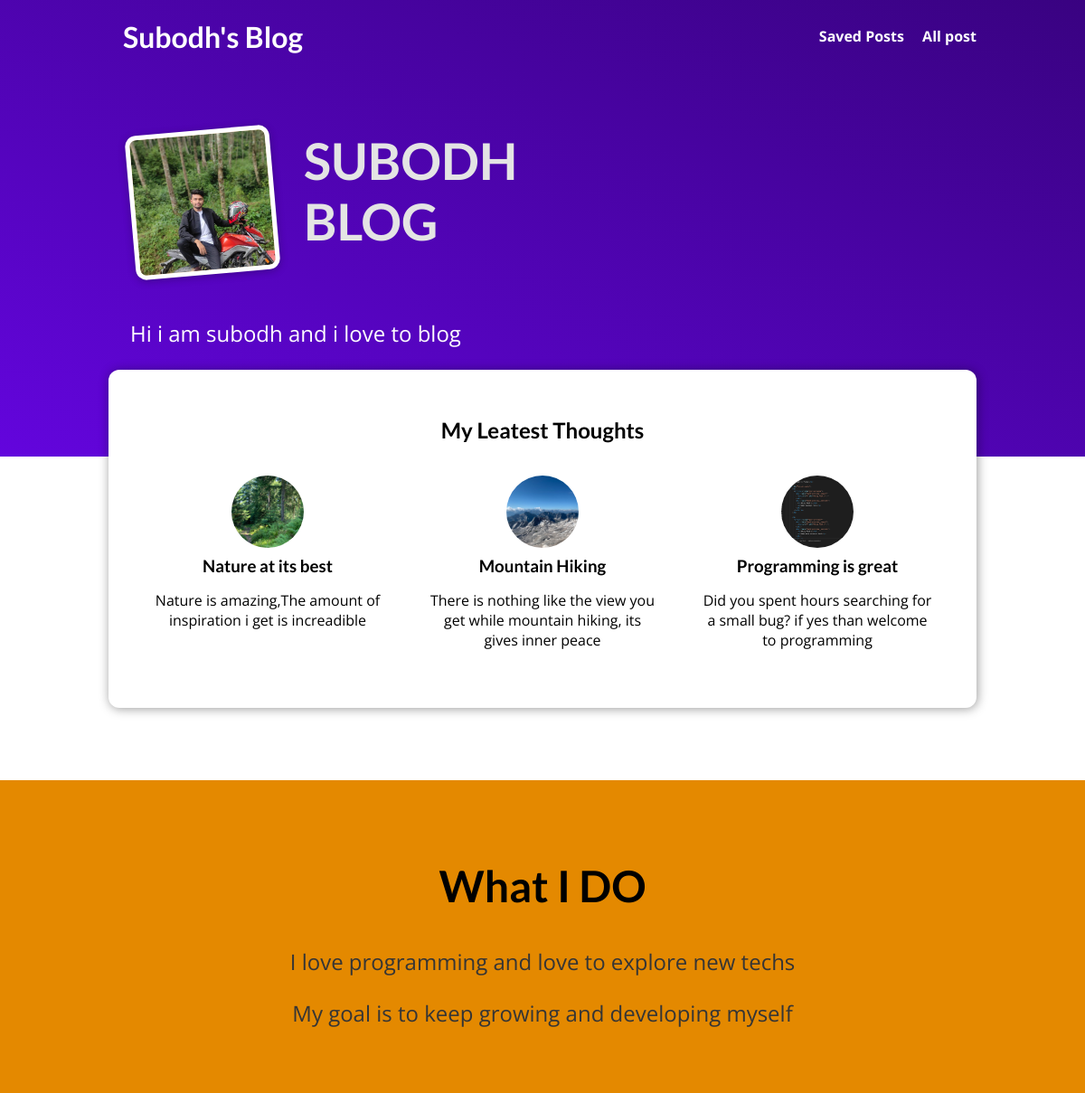
The page / on the database its author committed.
### blogs/models.py (models this page shows, shortened)
class Post(models.Model):
    title = models.CharField(max_length=100)
    excerpt = models.CharField(max_length=100)
    image = models.ImageField(upload_to="images")
    date = models.DateField(auto_now=True)
    slug = models.SlugField(unique=True)
    content = models.TextField(validators=[MinLengthValidator(10)])
    author = models.ForeignKey(Author,on_delete=models.SET_NULL,null=True,related_name="post")
    tag = models.ManyToManyField(Tag,null=False)

### blogs/views.py (the view)
# urls.py: path("",views.Index.as_view(),name="index-page"),
class Index(ListView):
    template_name = "blogs/index.html"
    model = Post
    context_object_name = "posts"
    ordering = ["-date"]
    def get_queryset(self):
        query_set = super().get_queryset()
        leatest_posts = query_set[:3]
        return leatest_posts

### blogs/templates/blogs/index.html (shortened to what this page needs)
{% extends "base.html" %}
{% load static %}
{% block "css-links" %}
<link rel="stylesheet" href="{%static "blogs/index.css"%}">
<link rel="stylesheet" href="{%static "blogs/include/post.css"%}">
{% endblock  %}
{% block "page-contents" %}
    <section id = "welcome">
        <header>
            <img src="{% static "blogs/images/subodh.jpg" %}" alt="Subodh - the author">
            <h2>SUBODH BLOG</h2>
        </header>
        <p>Hi i am subodh and i love to blog</p>
    </section>
    <section id="latest-posts">
        <h2>My Leatest Thoughts</h2>
        <ul>
            {% for post in posts %}
            {% include "blogs/include/post.html" %}
            {% endfor %}
        </ul>
    </section>
    <section id = "about">
        <h2>What I DO</h2>
        <p>I love programming and love to explore new techs</p>
        <P>My goal is to keep growing and developing myself</P>
    </section>
{% endblock  %}

### blogs/templates/blogs/include/post.html
{% load static %}
<li>
    <article class="post">
        <a href="{% url "post-detail-page" post.slug %}">
            <img src="{{post.image.url}}" alt="{{post.title}}">
            <div class="post__content">
                <h3>{{post.title}}</h3>
                <p>{{post.excerpt}}</p>
            </div>
        </a>
    </article>
</li>

### static/app.css (style rules this page uses)
* { box-sizing: border-box; }
html { font-family: 'Open Sans', 'Lato', sans-serif; }
body { margin: 0; }
h1, h2, h3 { font-family: 'Lato', sans-serif; font-weight: bold; }

### blogs/static/blogs/index.css (style rules this page uses)
#welcome { background: linear-gradient(to right top, #6305dd, #390281); padding: 6rem 12%; }
#welcome header { display: flex; align-items: flex-start; margin: 3rem auto; }
#welcome img { width: 10rem; height: 10rem; object-fit: cover; object-position: top; border: 5px solid white; border-radius: 12px; background-color: #ffe1bf; transform: rotateZ(-5deg); box-shadow: 0 2px 8px rgba(0, 0, 0, 0.25); }
#welcome h2 { font-size: 3.5rem; margin: 0 0 0 2rem; color: #e4e4e4; width: 10rem; }
#welcome p { color: white; font-size: 1.5rem; }
#latest-posts { background-color: white; padding: 2rem; border-radius: 12px; width: 60rem; margin: -6rem auto 2rem auto; box-shadow: 1px 1px 12px rgba(0, 0, 0, 0.4); }
#latest-posts h2 { text-align: center; }
#latest-posts ul { list-style: none; margin: 0; padding: 0; display: flex; gap: 1rem; }
#latest-posts li { flex: 1; }
#about { text-align: center; padding: 3rem; background-color: #e48900; margin-top: 5rem; }
#about h2 { font-size: 3rem; }
#about p { font-size: 1.5rem; color: #353535; }

### blogs/static/blogs/include/post.css (style rules this page uses)
.post { display: flex; flex-direction: column; align-items: center; text-align: center; }
.post a { text-decoration: none; color: black; transition: all 0.2s ease; padding: 1rem; }
.post img { width: 5rem; height: 5rem; object-fit: cover; border-radius: 50%; }
.post h3 { margin: 0.25rem 0; }

### rows shown on the page
Post: image (picture), title "Nature at its best", excerpt "Nature is amazing,The amount of inspiration i get is increadible"
Post: image (picture), title "Mountain Hiking", excerpt "There is nothing like the view you get while mountain hiking, its gives inner peace"
Post: image (picture), title "Programming is great", excerpt "Did you spent hours searching for a small bug? if yes than welcome to programming"
